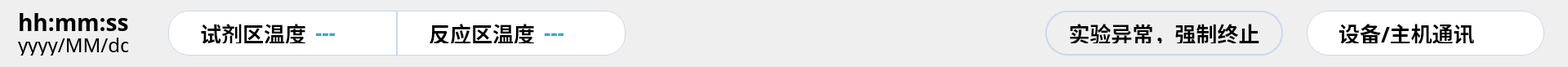
<?xml version="1.0" encoding="UTF-8"?>
<ui version="4.0">
 <class>MBottom</class>
 <widget class="QWidget" name="MBottom">
  <property name="geometry">
   <rect>
    <x>0</x>
    <y>0</y>
    <width>1920</width>
    <height>82</height>
   </rect>
  </property>
  <property name="windowTitle">
   <string>Form</string>
  </property>
  <widget class="QWidget" name="widget_time" native="true">
   <property name="geometry">
    <rect>
     <x>22</x>
     <y>13</y>
     <width>135</width>
     <height>55</height>
    </rect>
   </property>
   <layout class="QVBoxLayout" name="verticalLayout" stretch="1,1">
    <property name="spacing">
     <number>0</number>
    </property>
    <property name="leftMargin">
     <number>0</number>
    </property>
    <property name="topMargin">
     <number>0</number>
    </property>
    <property name="rightMargin">
     <number>0</number>
    </property>
    <property name="bottomMargin">
     <number>0</number>
    </property>
    <item>
     <widget class="QLabel" name="lab_time">
      <property name="font">
       <font>
        <family>PingFang SC</family>
        <pointsize>-1</pointsize>
        <weight>75</weight>
        <bold>true</bold>
       </font>
      </property>
      <property name="styleSheet">
       <string notr="true">font-family: PingFang SC;
font-weight: bold;
font-size: 28px;
color: #000000;
line-height: 34px;</string>
      </property>
      <property name="text">
       <string>hh:mm:ss</string>
      </property>
     </widget>
    </item>
    <item>
     <widget class="QLabel" name="lab_date">
      <property name="font">
       <font>
        <family>PingFang SC</family>
        <pointsize>-1</pointsize>
       </font>
      </property>
      <property name="styleSheet">
       <string notr="true">font-family: PingFang SC;

font-size: 24px;
color: #000000;
line-height: 34px;</string>
      </property>
      <property name="text">
       <string>yyyy/MM/dd</string>
      </property>
     </widget>
    </item>
   </layout>
  </widget>
  <widget class="QWidget" name="widget_4" native="true">
   <property name="geometry">
    <rect>
     <x>1600</x>
     <y>13</y>
     <width>291</width>
     <height>55</height>
    </rect>
   </property>
   <property name="styleSheet">
    <string notr="true">width: 291px;
height: 55px;
background: #FFFFFF;
border: 1px solid #CCD7E9;
border-radius: 27px;</string>
   </property>
   <widget class="QLabel" name="label_2">
    <property name="geometry">
     <rect>
      <x>39</x>
      <y>15</y>
      <width>175</width>
      <height>25</height>
     </rect>
    </property>
    <property name="styleSheet">
     <string notr="true">width: 168px;
height: 25px;
font-family: PingFang SC;
font-weight: 500;
font-size: 26px;
color: #000000;
line-height: 42px;

border: 0px;</string>
    </property>
    <property name="text">
     <string>设备/主机通讯</string>
    </property>
   </widget>
   <widget class="QWidget" name="widget_com_state" native="true">
    <property name="geometry">
     <rect>
      <x>239</x>
      <y>10</y>
      <width>36</width>
      <height>36</height>
     </rect>
    </property>
    <property name="styleSheet">
     <string notr="true">image: url(:/suzhou/bottom_circle_gray.png);

border: 0px;</string>
    </property>
   </widget>
  </widget>
  <widget class="QWidget" name="widget_6" native="true">
   <property name="geometry">
    <rect>
     <x>206</x>
     <y>13</y>
     <width>280</width>
     <height>55</height>
    </rect>
   </property>
   <property name="styleSheet">
    <string notr="true">width: 291px;
height: 55px;
background: #FFFFFF;
border: 1px solid #CCD7E9;

border-bottom-left-radius : 25px;
border-top-left-radius : 25px;</string>
   </property>
   <widget class="QLabel" name="label_3">
    <property name="geometry">
     <rect>
      <x>39</x>
      <y>15</y>
      <width>175</width>
      <height>25</height>
     </rect>
    </property>
    <property name="styleSheet">
     <string notr="true">width: 168px;
height: 25px;
font-family: PingFang SC;
font-weight: 500;
font-size: 26px;
color: #000000;
line-height: 42px;

border: 0px;</string>
    </property>
    <property name="text">
     <string>试剂区温度</string>
    </property>
   </widget>
   <widget class="QLabel" name="lab_reagentBin_temp">
    <property name="geometry">
     <rect>
      <x>180</x>
      <y>15</y>
      <width>91</width>
      <height>23</height>
     </rect>
    </property>
    <property name="styleSheet">
     <string notr="true">width: 55px;
height: 23px;
font-family: PingFang SC;
font-weight: bold;
font-size: 26px;
color: #37ADBA;
line-height: 42px;

border: 0px;</string>
    </property>
    <property name="text">
     <string>---</string>
    </property>
   </widget>
  </widget>
  <widget class="QWidget" name="widget_7" native="true">
   <property name="geometry">
    <rect>
     <x>486</x>
     <y>13</y>
     <width>280</width>
     <height>55</height>
    </rect>
   </property>
   <property name="styleSheet">
    <string notr="true">width: 291px;
height: 55px;
background: #FFFFFF;
border: 1px solid #CCD7E9;

border-bottom-right-radius : 25px;
border-top-right-radius : 25px;</string>
   </property>
   <widget class="QLabel" name="label_4">
    <property name="geometry">
     <rect>
      <x>39</x>
      <y>15</y>
      <width>175</width>
      <height>25</height>
     </rect>
    </property>
    <property name="styleSheet">
     <string notr="true">width: 168px;
height: 25px;
font-family: PingFang SC;
font-weight: 500;
font-size: 26px;
color: #000000;
line-height: 42px;

border: 0px;</string>
    </property>
    <property name="text">
     <string>反应区温度</string>
    </property>
   </widget>
   <widget class="QLabel" name="lab_reaction_temp">
    <property name="geometry">
     <rect>
      <x>180</x>
      <y>15</y>
      <width>91</width>
      <height>23</height>
     </rect>
    </property>
    <property name="styleSheet">
     <string notr="true">width: 55px;
height: 23px;
font-family: PingFang SC;
font-weight: bold;
font-size: 26px;
color: #37ADBA;
line-height: 42px;

border: 0px;</string>
    </property>
    <property name="text">
     <string>---</string>
    </property>
   </widget>
  </widget>
  <widget class="QWidget" name="widget_exp_state" native="true">
   <property name="geometry">
    <rect>
     <x>1280</x>
     <y>13</y>
     <width>291</width>
     <height>55</height>
    </rect>
   </property>
   <property name="styleSheet">
    <string notr="true">width: 291px;
height: 55px;
background: transparent;
border: 2px solid #CCD7E9;
border-radius: 27px;</string>
   </property>
   <widget class="QLabel" name="lab_exp_state">
    <property name="geometry">
     <rect>
      <x>10</x>
      <y>15</y>
      <width>271</width>
      <height>25</height>
     </rect>
    </property>
    <property name="styleSheet">
     <string notr="true">width: 168px;
height: 25px;
font-family: PingFang SC;
font-weight: 500;
font-size: 26px;
color: #000000;
line-height: 42px;

border: 0px;</string>
    </property>
    <property name="text">
     <string>实验异常，强制终止</string>
    </property>
    <property name="alignment">
     <set>Qt::AlignCenter</set>
    </property>
   </widget>
  </widget>
 </widget>
 <resources/>
 <connections/>
</ui>
